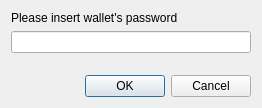
<?xml version="1.0" encoding="UTF-8"?>
<ui version="4.0">
 <class>WalletUnlock</class>
 <widget class="QDialog" name="WalletUnlock">
  <property name="windowModality">
   <enum>Qt::ApplicationModal</enum>
  </property>
  <property name="geometry">
   <rect>
    <x>0</x>
    <y>0</y>
    <width>260</width>
    <height>120</height>
   </rect>
  </property>
  <property name="sizePolicy">
   <sizepolicy hsizetype="Fixed" vsizetype="Fixed">
    <horstretch>0</horstretch>
    <verstretch>0</verstretch>
   </sizepolicy>
  </property>
  <property name="windowTitle">
   <string>Unlock</string>
  </property>
  <layout class="QVBoxLayout" name="verticalLayout">
   <property name="sizeConstraint">
    <enum>QLayout::SetFixedSize</enum>
   </property>
   <item>
    <widget class="QLabel" name="label">
     <property name="text">
      <string>Please insert wallet's password</string>
     </property>
    </widget>
   </item>
   <item>
    <widget class="QLineEdit" name="lineEdit">
     <property name="minimumSize">
      <size>
       <width>240</width>
       <height>0</height>
      </size>
     </property>
     <property name="echoMode">
      <enum>QLineEdit::Password</enum>
     </property>
    </widget>
   </item>
   <item>
    <widget class="LoadingWidget" name="widget" native="true"/>
   </item>
   <item>
    <spacer name="verticalSpacer">
     <property name="orientation">
      <enum>Qt::Vertical</enum>
     </property>
     <property name="sizeType">
      <enum>QSizePolicy::Fixed</enum>
     </property>
     <property name="sizeHint" stdset="0">
      <size>
       <width>20</width>
       <height>10</height>
      </size>
     </property>
    </spacer>
   </item>
   <item>
    <widget class="QDialogButtonBox" name="buttonBox">
     <property name="orientation">
      <enum>Qt::Horizontal</enum>
     </property>
     <property name="standardButtons">
      <set>QDialogButtonBox::Cancel|QDialogButtonBox::Ok</set>
     </property>
    </widget>
   </item>
  </layout>
 </widget>
 <customwidgets>
  <customwidget>
   <class>LoadingWidget</class>
   <extends>QWidget</extends>
   <header>misc.Widgets</header>
   <container>1</container>
  </customwidget>
 </customwidgets>
 <resources/>
 <connections>
  <connection>
   <sender>buttonBox</sender>
   <signal>accepted()</signal>
   <receiver>WalletUnlock</receiver>
   <slot>accept()</slot>
   <hints>
    <hint type="sourcelabel">
     <x>248</x>
     <y>254</y>
    </hint>
    <hint type="destinationlabel">
     <x>157</x>
     <y>274</y>
    </hint>
   </hints>
  </connection>
  <connection>
   <sender>buttonBox</sender>
   <signal>rejected()</signal>
   <receiver>WalletUnlock</receiver>
   <slot>reject()</slot>
   <hints>
    <hint type="sourcelabel">
     <x>316</x>
     <y>260</y>
    </hint>
    <hint type="destinationlabel">
     <x>286</x>
     <y>274</y>
    </hint>
   </hints>
  </connection>
 </connections>
</ui>
